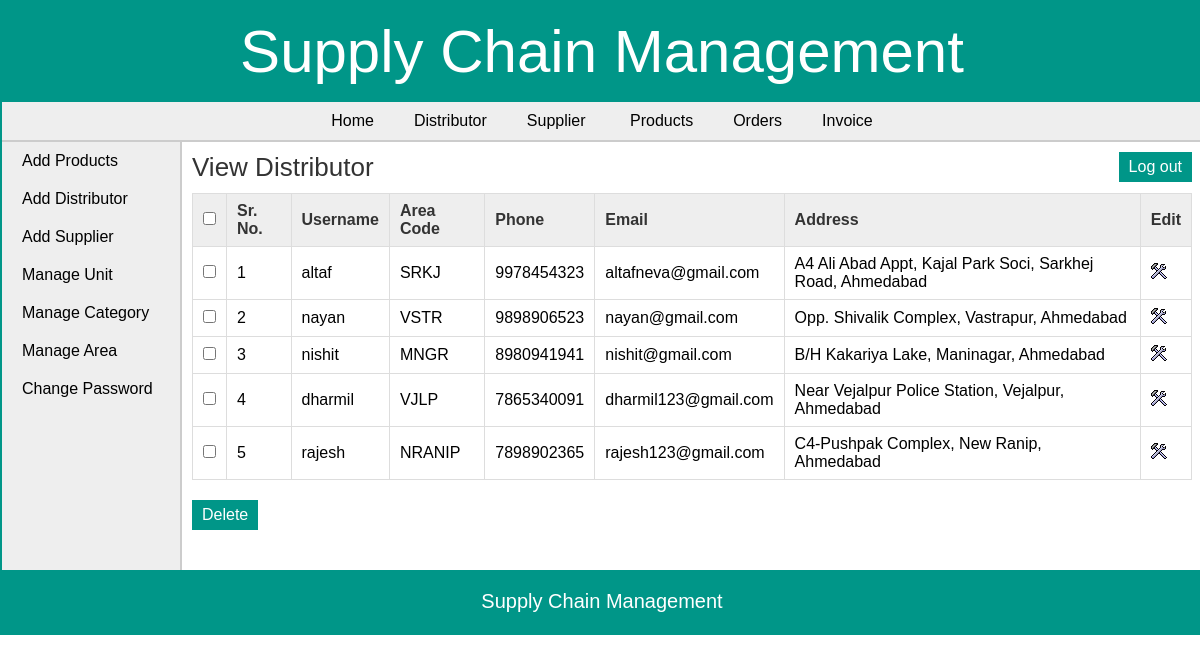
The app's page /admin/view_retailer.php (signed in) with its own data.
### tables this page shows
CREATE TABLE `retailer` (
  `retailer_id` int(11) NOT NULL,
  `username` varchar(25) NOT NULL,
  `password` varchar(25) NOT NULL,
  `address` varchar(200) NOT NULL,
  `area_id` int(11) NOT NULL,
  `phone` varchar(10) NOT NULL,
  `email` varchar(50) DEFAULT NULL
);

CREATE TABLE `area` (
  `area_id` int(11) NOT NULL,
  `area_name` varchar(50) NOT NULL,
  `area_code` varchar(10) NOT NULL
);

### admin/view_retailer.php (the view, shortened to what this page needs)
<?php
	include("../includes/config.php");
	if(isset($_SESSION['admin_login'])) {
		if($_SESSION['admin_login'] == true) {
			$query_selectRetailer = "SELECT * FROM retailer,area WHERE retailer.area_id=area.area_id";
			$result_selectRetailer = mysqli_query($con,$query_selectRetailer);
		}
		else {
			header('Location:../index.php');
		}
	}
	else {
		header('Location:../index.php');
	}
?>
<!DOCTYPE html>
<html>
<head>
	<link rel="stylesheet" href="../includes/main_style.css" >
</head>
<body>
	<?php
		include("../includes/header.inc.php");
		include("../includes/nav_admin.inc.php");
		include("../includes/aside_admin.inc.php");
	?>
	<section>
		<h1>View Distributor</h1>
		<form action="" method="POST" class="form">
		<table class="table_displayData">
			<tr>
				<th> <input type="checkbox" onClick="toggle(this)" /> </th>
				<th>Sr. No.</th>
				<th>Username</th>
				<th>Area Code</th>
				<th>Phone</th>
				<th>Email</th>
				<th>Address</th>
				<th> Edit </th>
			</tr>
			<?php $i=1; while($row_selectRetailer = mysqli_fetch_array($result_selectRetailer)) { ?>
			<tr>
				<td> <input type="checkbox" name="chkId[]" value="<?php echo $row_selectRetailer['retailer_id']; ?>" /> </td>
				<td> <?php echo $i; ?> </td>
				<td> <?php echo $row_selectRetailer['username']; ?> </td>
				<td> <?php echo $row_selectRetailer['area_code']; ?> </td>
				<td> <?php echo $row_selectRetailer['phone']; ?> </td>
				<td> <?php echo $row_selectRetailer['email']; ?> </td>
				<td> <?php echo $row_selectRetailer['address']; ?> </td>
				<td> <a href="edit_retailer.php?id=<?php echo $row_selectRetailer['retailer_id']; ?>"><img src="../images/edit.png" alt="edit" /></a> </td>
			</tr>
			<?php $i++; } ?>
		</table>
		<input type="submit" value="Delete" class="submit_button"/>
		</form>
	</section>
	<?php
		include("../includes/footer.inc.php");
	?>
</body>
</html>

### includes/main_style.css (style rules this page uses)
* { font-family: arial,sans-serif; margin:0px; padding:0px; }
body { width:1200px; margin:auto; border:2px solid #009688; }
a { text-decoration:none; }
.submit_button { font-size:16px; margin-top:20px; margin-right:20px; padding:6px 10px; background-color:#009688; border:none; color:white; }
section { width:1000px; padding:10px; padding-bottom:40px; }
section h1 { margin-bottom:10px; font-weight:normal; color:#333; font-size: 26px; }
table { border-collapse: collapse; }
.table_displayData td, .table_displayData th { border:1px solid #ddd; padding: 8px 10px; text-align: left; }
.table_displayData th { background-color:#eee; color:#333; }

### records on screen
retailer: username "altaf", area.area_code "SRKJ", phone "9978454323", email "altafneva@gmail.com", address "A4 Ali Abad Appt, Kajal Park Soci, Sarkhej Road, Ahmedabad"
retailer: username "nayan", area.area_code "VSTR", phone "9898906523", email "nayan@gmail.com", address "Opp. Shivalik Complex, Vastrapur, Ahmedabad"
retailer: username "nishit", area.area_code "MNGR", phone "8980941941", email "nishit@gmail.com", address "B/H Kakariya Lake, Maninagar, Ahmedabad"
retailer: username "dharmil", area.area_code "VJLP", phone "7865340091", email "dharmil123@gmail.com", address "Near Vejalpur Police Station, Vejalpur, Ahmedabad"
retailer: username "rajesh", area.area_code "NRANIP", phone "7898902365", email "rajesh123@gmail.com", address "C4-Pushpak Complex, New Ranip, Ahmedabad"
